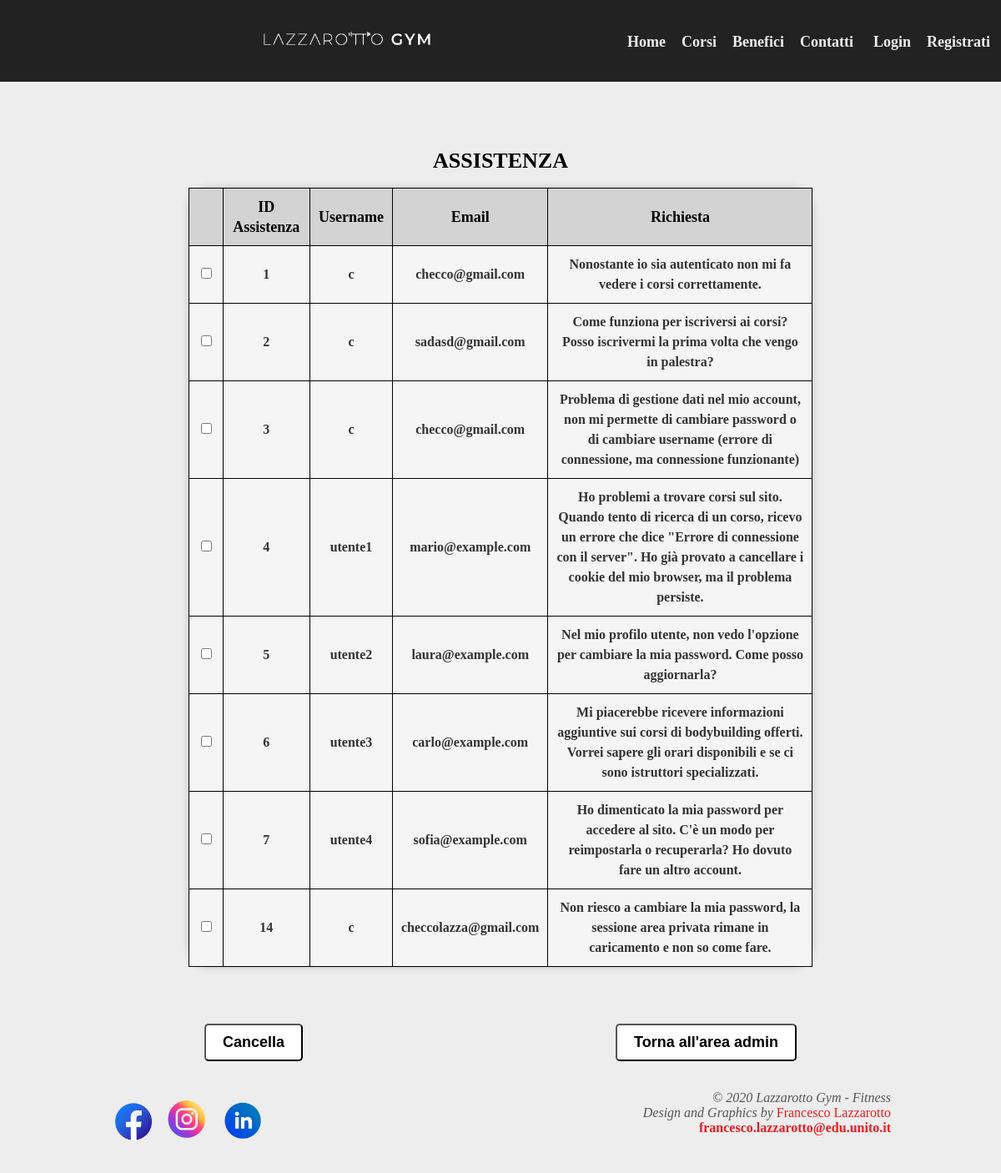
/adminassistenza.php, run on the app's committed database.
### tables this page shows
CREATE TABLE `assistenza` (
  `id_assistenza` int(11) NOT NULL,
  `username_ass` varchar(20) NOT NULL,
  `mail_ass` varchar(30) NOT NULL,
  `assistenza_richiesta` varchar(500) NOT NULL
);

### funzioni.php (called while the page is built, shortened)
<?php
function connessione_database()
{
    $server = "localhost";
    $user = "root";
    $password = "";
    $database = "palestralazzarotto";
    $conn = mysqli_connect($server, $user, $password, $database) or die("Problema di connessione" . mysqli_connect_error());
    return $conn;
}
function recuperaAssistenza()
{
    $assistenzaData = array();
    $connessione = connessione_database();
    $query = "SELECT id_assistenza, username_ass, mail_ass, assistenza_richiesta FROM assistenza";
    $result = mysqli_query($connessione, $query);
    if ($result) {
        while ($row = mysqli_fetch_assoc($result)) {
            $assistenzaData[] = $row;
        }
    }
    return $assistenzaData;
}
?>

### adminassistenza.php (the view, shortened to what this page needs)
<?php
include 'funzioni.php';
$bottone_login = '<a class="loginn" href="login.php">Login</a>';
$bottone_utente = '<a class="" href="registrazione.php">Registrati</a>';
?>
<!DOCTYPE html>
<html lang="it" dir="ltr">
<head>
    <link rel="stylesheet" href="style.css" type="text/css">
</head>
<body>
    <nav id="navigation" class="menu1">
        <table>
            <tr>
                <td id="tdsx"> <img src="immagini/LOGO_1.png" alt="logo palestra" class="logonuovo"> </td>
                <br>
                <td>
                    <ul>
                        <li><a href="homee.php">Home</a></li>
                        <li><a href="corsi.php">Corsi</a></li>
                        <li> <a href="benefici.php"> Benefici </a> </li>
                        <li><a href="contatti.php">Contatti</a></li>
                        <li id="logoutpos">
                            <?php echo $bottone_login ?>
                        </li>
                        <li>
                            <?php echo $bottone_utente ?>
                        </li>
                    </ul>
                </td>
            </tr>
        </table>
    </nav>
    <div id="content2">
        <br>
        <br>
        <br>
        <br>
        <center>
            <form action="adminassistenza.php" method="POST">
                <h1 class="titolovipad1">Assistenza</h1>
                <table id="table">
                    <tr>
                        <th> </th>
                        <th>ID Assistenza</th>
                        <th>Username</th>
                        <th>Email</th>
                        <th>Richiesta</th>
                    </tr>
                    <?php
                    $assistenzaData = recuperaAssistenza();
                    foreach ($assistenzaData as $row) {
                        $checkbox = '<input type="checkbox" value="' . $row['id_assistenza'] . '" name="id_assistenza[]"/>';
                        echo '<tr>';
                        echo '<td> ' . $checkbox . '</td>';
                        echo '<td>' . $row['id_assistenza'] . '</td>';
                        echo '<td>' . $row['username_ass'] . '</td>';
                        echo '<td>' . $row['mail_ass'] . '</td>';
                        echo '<td>' . $row['assistenza_richiesta'] . '</td>';
                        echo '</tr>';
                    }
                    ?>
                </table>
        </center>
        <br> <br>
        <div id="login-form5">
            <a href="" class="lb2">
                <input type="submit" value="Cancella" name="cancella" /> </a>
        </div>
        <a href="areaadmin.php" class="rb-margin"> <button class="backadmin"> Torna all'area admin </button> </a>
    </div>
    <footer>
        <div id="social">
            <table>
                <tr>
                    <td>
                        <a href="https://www.facebook.com" target="_blank"><img src="immagini/fb1.png" id="socialimg1"
                                alt="logo facebook" title="contatti"></a>
                    </td>
                    <td>
                        <a href="https://www.instagram.com" target="_blank"><img src="immagini/ig1.png" id="socialimg2"
                                alt="logo instagram" title="contatti"></a>
                    </td>
                    <td>
                        <a href="https://www.linkedin.com/in/francesco-lazzarotto-a09aa51ba/" target="_blank"><img
                                src="immagini/ln1.png" id="socialimg3" alt="logo linkedin" title="contatti"></a>
                    </td>
                </tr>
            </table>
        </div>
        &copy; <em> 2020 Lazzarotto Gym - Fitness <br> Design and Graphics by </em> <a
            href="linkedin.com/in/francesco-lazzarotto-a09aa51ba/" target="_blank" class="cop">Francesco Lazzarotto </a>
        <br>
        <a href="https://mail.google.com/mail/u/0/#inbox" target="_blank"
            class="cop1">francesco.lazzarotto@edu.unito.it<br>
    </footer>
</body>
</html>

### style.css (style rules this page uses)
body { background-color : #ededed; margin : 0; }
h1, h2 { font-weight : bolder; }
.logonuovo { width: auto; height: 50px; width: auto; }
th { padding-bottom : 20px; font-size : 18px; font-family : "Montserrat"; }
#content2 { width: 78%; margin-top: 15px; margin-left: 11%; margin-right: 11%; background-color: #ededed; padding-bottom: 20px; line-height: 24px; display: block; }
.menu1 { position: fixed; top: 0; left: 0; width: 100%; background-color: #222; padding-left: 70px; z-index: 1000; }
.menu1 table { width: 100%; }
.menu1 ul { list-style-type: none; margin: 0; padding: 0; }
.menu1 li { display: inline; }
.menu1 a { border: none; background-color: #222; color: #ededed; font-family: Arial Black; padding: 10px 0 10px 15px; font-size: 18px; font-weight: 700; text-decoration: none; }
#navigation ul, #navigation li { display : inline-block; }
#navigation, #navigation a { padding-left : 300px; padding-bottom: 20px; }
#navigation a { border : none; color : #ededed; font-family : Arial Black; padding : 5px 0 5px 15px; font-size : 18px; font-weight : 700; text-decoration : none; }
#logoutpos { display: inline-block; text-decoration: none; margin-left: 5px; padding-top: 5px; }
.titolovipad1 { text-align: center; font-family: Arial Black; font-weight: 700; font-size: 26px; color: #000000; text-transform: uppercase; margin-top: 30px; padding-top: 40px; }
#tdsx { width : 430px; background-color: transparent; }
#socialimg1 { width : 50px; height : 50px; }
#socialimg2 { width : 70px; height : 70px; }
#socialimg3 { width : 60px; height : 60px; }
footer { padding-top : 30px; color : #555555; width : 78%; margin-left : 11%; margin-right : 11%; margin-top : 30px; margin-bottom : 30px; background-color : #ededed; text-align : right; padding-bottom : 15px; }
.cop { text-decoration : none; color : #ed1c24; font-family : Arial Black; }
.cop1 { text-decoration : none; font-family : Arial Black; color : #ed1c24; font-weight : bolder; }
#social { float : left; }
.backadmin { padding: 10px 20px; background-color: #fff; color: #000; font-size: 18px; border-radius: 5px; text-decoration: none; transition: background-color 0.3s, color 0.3s; text-align: center; font-weight: bold; font-family: Arial, sans-serif; }
#login-form5 input[type="submit"] { margin: 0 10px; padding: 10px 20px; background-color: #fff; color: #000; font-size: 18px; border-radius: 5px; text-decoration: none; transition: background-color 0.3s, color 0.3s; text-align: center; font-weight: bold; display: inline-flex; }
#login-form5 { text-align: center; margin: auto; }
.lb2 { float: left; margin-left: 103px; }
.rb-margin { margin-right: 113px; float: right; }

### adminassistenza.php (style rules this page uses)
#table { width: 80%; height: 80%; border-collapse: collapse; margin: 20px 0; border-radius: 25px; box-shadow: 0 0 10px rgba(0, 0, 0, 0.2); }
#table th, #table td { padding: 10px; text-align: center; border: 1px solid #000; color: #000; background-color: #f5f5f5; }
#table th { font-weight: bold; background-color: #d3d3d3; color: #000; }
#table tr:nth-child(even) { background-color: #e0e0e0; }
#table td { font-weight: bold; color: #333; }

### data on the page
assistenza: id_assistenza "1", username_ass "c", mail_ass "checco@gmail.com", assistenza_richiesta "Nonostante io sia autenticato non mi fa vedere i corsi correttamente."
assistenza: id_assistenza "2", username_ass "c", mail_ass "sadasd@gmail.com", assistenza_richiesta "Come funziona per iscriversi ai corsi? Posso iscrivermi la prima volta che vengo in palestra?"
assistenza: id_assistenza "3", username_ass "c", mail_ass "checco@gmail.com", assistenza_richiesta "Problema di gestione dati nel mio account, non mi permette di cambiare password o di cambiare username (errore di connessione, ma connessione funzionante)"
assistenza: id_assistenza "4", username_ass "utente1", mail_ass "mario@example.com", assistenza_richiesta "Ho problemi a trovare corsi sul sito. Quando tento di ricerca di un corso, ricevo un errore che dice \"Errore di connessione con il server\". Ho già provato a cancellare i cookie del mio browser, ma il problema persiste."
assistenza: id_assistenza "5", username_ass "utente2", mail_ass "laura@example.com", assistenza_richiesta "Nel mio profilo utente, non vedo l'opzione per cambiare la mia password. Come posso aggiornarla?"
assistenza: id_assistenza "6", username_ass "utente3", mail_ass "carlo@example.com", assistenza_richiesta "Mi piacerebbe ricevere informazioni aggiuntive sui corsi di bodybuilding offerti. Vorrei sapere gli orari disponibili e se ci sono istruttori specializzati."
assistenza: id_assistenza "7", username_ass "utente4", mail_ass "sofia@example.com", assistenza_richiesta "Ho dimenticato la mia password per accedere al sito. C'è un modo per reimpostarla o recuperarla? Ho dovuto fare un altro account."
assistenza: id_assistenza "14", username_ass "c", mail_ass "checcolazza@gmail.com", assistenza_richiesta "Non riesco a cambiare la mia password, la sessione area privata rimane in caricamento e non so come fare."
